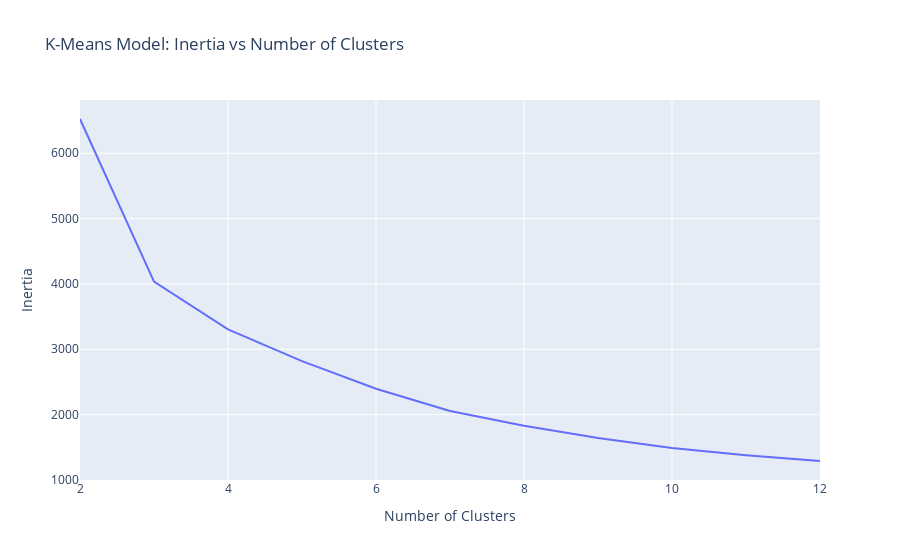

Here is the notebook cell this chart was saved with:
### Code cell
# Create line plot of `inertia_errors` vs `n_clusters`
fig = px.line(
    x=n_clusters, 
    y=inertia_errors, 
    title= "K-Means Model: Inertia vs Number of Clusters"
)
fig.update_layout(xaxis_title="Number of Clusters", yaxis_title="Inertia")
fig.show()

### Figure 1 — Plotly figure (JSON) as saved in the notebook; plotly's stock layout.template omitted (floating-point values rounded to 4 significant figures)
{"data": [{"hovertemplate": "x=%{x}<br>y=%{y}<extra></extra>", "legendgroup": "", "line": {"color": "#636efa", "dash": "solid"}, "marker": {"symbol": "circle"}, "mode": "lines", "name": "", "orientation": "v", "showlegend": false, "type": "scatter", "x": [2, 3, 4, 5, 6, 7, 8, 9, 10, 11, 12], "xaxis": "x", "y": [6524.0, 4035.0, 3303.0, 2818.0, 2396.0, 2056.0, 1829.0, 1641.0, 1490.0, 1380.0, 1290.0], "yaxis": "y"}], "layout": {"legend": {"tracegroupgap": 0}, "title": {"text": "K-Means Model: Inertia vs Number of Clusters"}, "xaxis": {"anchor": "y", "domain": [0, 1], "title": {"text": "Number of Clusters"}}, "yaxis": {"anchor": "x", "domain": [0, 1], "title": {"text": "Inertia"}}}}
